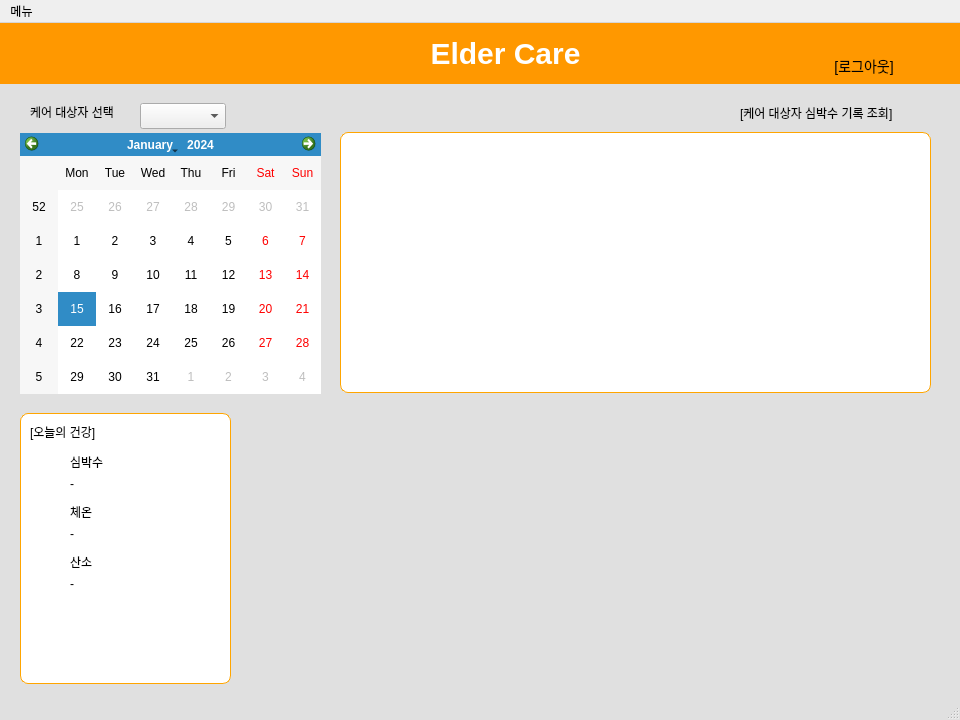
<?xml version="1.0" encoding="UTF-8"?>
<ui version="4.0">
 <class>MainWindow</class>
 <widget class="QMainWindow" name="MainWindow">
  <property name="geometry">
   <rect>
    <x>0</x>
    <y>0</y>
    <width>960</width>
    <height>720</height>
   </rect>
  </property>
  <property name="windowTitle">
   <string>MainWindow</string>
  </property>
  <property name="styleSheet">
   <string notr="true">#MainWindow {
    background-color: #e0e0e0;
}
</string>
  </property>
  <widget class="QWidget" name="centralwidget">
   <property name="styleSheet">
    <string notr="true">#centralwidget {
    background-color: #e0e0e0;
}

</string>
   </property>
   <widget class="QFrame" name="frame_orange">
    <property name="geometry">
     <rect>
      <x>-10</x>
      <y>0</y>
      <width>981</width>
      <height>61</height>
     </rect>
    </property>
    <property name="styleSheet">
     <string notr="true">#frame_orange {
    background-color: #FF9800;
    border-radius: 8px;
}
</string>
    </property>
    <property name="frameShape">
     <enum>QFrame::StyledPanel</enum>
    </property>
    <property name="frameShadow">
     <enum>QFrame::Raised</enum>
    </property>
    <widget class="QFrame" name="frameicon">
     <property name="enabled">
      <bool>true</bool>
     </property>
     <property name="geometry">
      <rect>
       <x>390</x>
       <y>10</y>
       <width>40</width>
       <height>40</height>
      </rect>
     </property>
     <property name="styleSheet">
      <string notr="true">#frameicon {
    background-image: url('/home/kbj/dev_ws/project/image/eldericon.png');
    background-repeat: no-repeat;
    background-position: center;
    background-size: contain;
	border: none; 
}
</string>
     </property>
     <property name="frameShape">
      <enum>QFrame::StyledPanel</enum>
     </property>
     <property name="frameShadow">
      <enum>QFrame::Raised</enum>
     </property>
    </widget>
    <widget class="QPushButton" name="pushButton_logout">
     <property name="geometry">
      <rect>
       <x>830</x>
       <y>30</y>
       <width>88</width>
       <height>26</height>
      </rect>
     </property>
     <property name="styleSheet">
      <string notr="true">QPushButton {
    background-color: transparent;  /* 배경 없음 */
    border: none;                   /* 테두리 없음 */
    color: black;                   /* 글자색: 검정 */
    font-size: 14px;
}
QPushButton:hover {
    color: #333333;  /* 마우스 오버 시 약간 더 진한 회색 */
}</string>
     </property>
     <property name="text">
      <string>[로그아웃]</string>
     </property>
    </widget>
    <widget class="QPushButton" name="pushButton_main">
     <property name="geometry">
      <rect>
       <x>430</x>
       <y>10</y>
       <width>171</width>
       <height>41</height>
      </rect>
     </property>
     <property name="styleSheet">
      <string notr="true">#pushButton_main {
    font-size: 30px;
    font-weight: bold;
    color: white;
    background-color: transparent;
    border: none;
}
</string>
     </property>
     <property name="text">
      <string>Elder Care</string>
     </property>
    </widget>
    <widget class="QPushButton" name="pushButton_alertLog">
     <property name="geometry">
      <rect>
       <x>920</x>
       <y>10</y>
       <width>41</width>
       <height>41</height>
      </rect>
     </property>
     <property name="styleSheet">
      <string notr="true">#pushButton_alertLog {
    background-image: url(/home/kbj/dev_ws/project/image/alertLog.png);
    background-repeat: no-repeat;
    background-position: center;
    background-color: transparent;
    border: none;
}
</string>
     </property>
     <property name="text">
      <string/>
     </property>
    </widget>
   </widget>
   <widget class="QFrame" name="vitalStatsFrame">
    <property name="geometry">
     <rect>
      <x>20</x>
      <y>390</y>
      <width>211</width>
      <height>271</height>
     </rect>
    </property>
    <property name="styleSheet">
     <string notr="true">#vitalStatsFrame
 {
    background-color: white;
    border: 1px solid orange;
    border-radius: 8px;
}
</string>
    </property>
    <property name="frameShape">
     <enum>QFrame::StyledPanel</enum>
    </property>
    <property name="frameShadow">
     <enum>QFrame::Raised</enum>
    </property>
    <widget class="QLabel" name="label_updown_heartbeat">
     <property name="geometry">
      <rect>
       <x>20</x>
       <y>50</y>
       <width>31</width>
       <height>31</height>
      </rect>
     </property>
     <property name="text">
      <string/>
     </property>
    </widget>
    <widget class="QLabel" name="label_2">
     <property name="geometry">
      <rect>
       <x>10</x>
       <y>10</y>
       <width>81</width>
       <height>18</height>
      </rect>
     </property>
     <property name="text">
      <string>[오늘의 건강]</string>
     </property>
    </widget>
    <widget class="QLabel" name="label_heartbeat">
     <property name="geometry">
      <rect>
       <x>50</x>
       <y>60</y>
       <width>151</width>
       <height>21</height>
      </rect>
     </property>
     <property name="text">
      <string>-</string>
     </property>
    </widget>
    <widget class="QLabel" name="label">
     <property name="geometry">
      <rect>
       <x>50</x>
       <y>40</y>
       <width>66</width>
       <height>18</height>
      </rect>
     </property>
     <property name="text">
      <string>심박수</string>
     </property>
    </widget>
    <widget class="QLabel" name="label_3">
     <property name="geometry">
      <rect>
       <x>50</x>
       <y>90</y>
       <width>66</width>
       <height>18</height>
      </rect>
     </property>
     <property name="text">
      <string>체온</string>
     </property>
    </widget>
    <widget class="QLabel" name="label_temperature">
     <property name="geometry">
      <rect>
       <x>50</x>
       <y>110</y>
       <width>151</width>
       <height>21</height>
      </rect>
     </property>
     <property name="text">
      <string>-</string>
     </property>
    </widget>
    <widget class="QLabel" name="label_updown_temperature">
     <property name="geometry">
      <rect>
       <x>20</x>
       <y>100</y>
       <width>31</width>
       <height>31</height>
      </rect>
     </property>
     <property name="text">
      <string/>
     </property>
    </widget>
    <widget class="QLabel" name="label_4">
     <property name="geometry">
      <rect>
       <x>50</x>
       <y>140</y>
       <width>66</width>
       <height>18</height>
      </rect>
     </property>
     <property name="text">
      <string>산소</string>
     </property>
    </widget>
    <widget class="QLabel" name="label_oxygen">
     <property name="geometry">
      <rect>
       <x>50</x>
       <y>160</y>
       <width>151</width>
       <height>21</height>
      </rect>
     </property>
     <property name="text">
      <string>-</string>
     </property>
    </widget>
    <widget class="QLabel" name="label_updown_oxygen">
     <property name="geometry">
      <rect>
       <x>20</x>
       <y>140</y>
       <width>31</width>
       <height>31</height>
      </rect>
     </property>
     <property name="text">
      <string/>
     </property>
    </widget>
   </widget>
   <widget class="QComboBox" name="comboBox_user">
    <property name="geometry">
     <rect>
      <x>140</x>
      <y>80</y>
      <width>86</width>
      <height>26</height>
     </rect>
    </property>
   </widget>
   <widget class="QLabel" name="label_6">
    <property name="geometry">
     <rect>
      <x>30</x>
      <y>80</y>
      <width>111</width>
      <height>18</height>
     </rect>
    </property>
    <property name="text">
     <string>케어 대상자 선택</string>
    </property>
   </widget>
   <widget class="QCalendarWidget" name="calendarWidget">
    <property name="geometry">
     <rect>
      <x>20</x>
      <y>110</y>
      <width>301</width>
      <height>261</height>
     </rect>
    </property>
   </widget>
   <widget class="QLabel" name="label_8">
    <property name="geometry">
     <rect>
      <x>740</x>
      <y>80</y>
      <width>211</width>
      <height>20</height>
     </rect>
    </property>
    <property name="text">
     <string>[케어 대상자 심박수 기록 조회]</string>
    </property>
   </widget>
   <widget class="QWidget" name="heartbeat_widget" native="true">
    <property name="geometry">
     <rect>
      <x>250</x>
      <y>390</y>
      <width>691</width>
      <height>271</height>
     </rect>
    </property>
   </widget>
   <widget class="QFrame" name="frame_heartbeat">
    <property name="geometry">
     <rect>
      <x>340</x>
      <y>109</y>
      <width>591</width>
      <height>261</height>
     </rect>
    </property>
    <property name="styleSheet">
     <string notr="true">#frame_heartbeat
 {
    background-color: white;
    border: 1px solid orange;
    border-radius: 8px;
}</string>
    </property>
    <property name="frameShape">
     <enum>QFrame::StyledPanel</enum>
    </property>
    <property name="frameShadow">
     <enum>QFrame::Raised</enum>
    </property>
    <widget class="QLabel" name="label_heartbeatimage">
     <property name="geometry">
      <rect>
       <x>15</x>
       <y>20</y>
       <width>131</width>
       <height>221</height>
      </rect>
     </property>
     <property name="styleSheet">
      <string notr="true">#label_heartbeatimage {
    background-image: url(/home/kbj/dev_ws/project/image/heartrate.png);
    background-repeat: no-repeat;
    background-position: center;
    background-color: transparent;
    border: none;
}
</string>
     </property>
     <property name="text">
      <string/>
     </property>
    </widget>
    <widget class="QWidget" name="daily_heartbeat_widget" native="true">
     <property name="geometry">
      <rect>
       <x>170</x>
       <y>20</y>
       <width>401</width>
       <height>221</height>
      </rect>
     </property>
    </widget>
   </widget>
   <widget class="QLabel" name="label_userGreeting">
    <property name="geometry">
     <rect>
      <x>700</x>
      <y>10</y>
      <width>201</width>
      <height>20</height>
     </rect>
    </property>
    <property name="text">
     <string/>
    </property>
    <property name="alignment">
     <set>Qt::AlignRight|Qt::AlignTrailing|Qt::AlignVCenter</set>
    </property>
   </widget>
  </widget>
  <widget class="QMenuBar" name="menubar">
   <property name="geometry">
    <rect>
     <x>0</x>
     <y>0</y>
     <width>960</width>
     <height>27</height>
    </rect>
   </property>
   <property name="nativeMenuBar">
    <bool>true</bool>
   </property>
   <widget class="QMenu" name="menu">
    <property name="title">
     <string>메뉴</string>
    </property>
    <addaction name="separator"/>
    <addaction name="separator"/>
    <addaction name="action_2"/>
    <addaction name="separator"/>
    <addaction name="action_4"/>
    <addaction name="action_temperature"/>
    <addaction name="action_oxygen"/>
    <addaction name="separator"/>
    <addaction name="action_8"/>
    <addaction name="separator"/>
    <addaction name="action_medicine"/>
    <addaction name="action_requestElderLink"/>
    <addaction name="action_requestgaurdianLink"/>
   </widget>
   <addaction name="menu"/>
  </widget>
  <widget class="QStatusBar" name="statusbar"/>
  <action name="action_2">
   <property name="text">
    <string>[케어 대상자 건강이력]</string>
   </property>
  </action>
  <action name="action_4">
   <property name="text">
    <string>심박수 기록 조회</string>
   </property>
  </action>
  <action name="action_temperature">
   <property name="text">
    <string>체온 기록 조회</string>
   </property>
  </action>
  <action name="action_oxygen">
   <property name="text">
    <string>산소 포화도 기록 조회</string>
   </property>
  </action>
  <action name="action_7">
   <property name="text">
    <string>이상 알림 이력 조회</string>
   </property>
  </action>
  <action name="action_8">
   <property name="text">
    <string>[서비스]</string>
   </property>
  </action>
  <action name="action_medicine">
   <property name="text">
    <string>약 알람 시간 설정</string>
   </property>
  </action>
  <action name="action_requestElderLink">
   <property name="text">
    <string>케어 대상자 연동 요청</string>
   </property>
  </action>
  <action name="action_requestgaurdianLink">
   <property name="text">
    <string>보호자 연동 신청 확인</string>
   </property>
  </action>
 </widget>
 <resources/>
 <connections/>
</ui>
